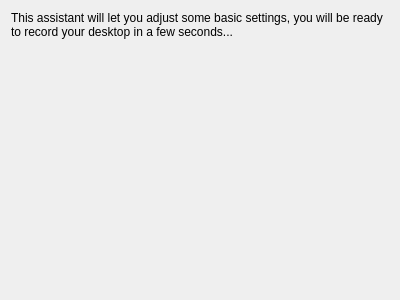
<?xml version="1.0" encoding="UTF-8"?>
<ui version="4.0">
 <class>WelcomePage</class>
 <widget class="QWizardPage" name="WelcomePage">
  <property name="geometry">
   <rect>
    <x>0</x>
    <y>0</y>
    <width>400</width>
    <height>300</height>
   </rect>
  </property>
  <property name="windowTitle">
   <string>WizardPage</string>
  </property>
  <property name="title">
   <string>Welcome</string>
  </property>
  <property name="subTitle">
   <string notr="true">This is the first time you run RecordItNow.</string>
  </property>
  <attribute name="pageId">
   <string notr="true">0</string>
  </attribute>
  <layout class="QVBoxLayout" name="verticalLayout">
   <item>
    <widget class="QLabel" name="label">
     <property name="text">
      <string>This assistant will let you adjust some basic settings, you will be ready to record your desktop in a few seconds...</string>
     </property>
     <property name="wordWrap">
      <bool>true</bool>
     </property>
    </widget>
   </item>
   <item>
    <spacer name="verticalSpacer">
     <property name="orientation">
      <enum>Qt::Vertical</enum>
     </property>
     <property name="sizeHint" stdset="0">
      <size>
       <width>20</width>
       <height>40</height>
      </size>
     </property>
    </spacer>
   </item>
  </layout>
 </widget>
 <resources/>
 <connections/>
</ui>
